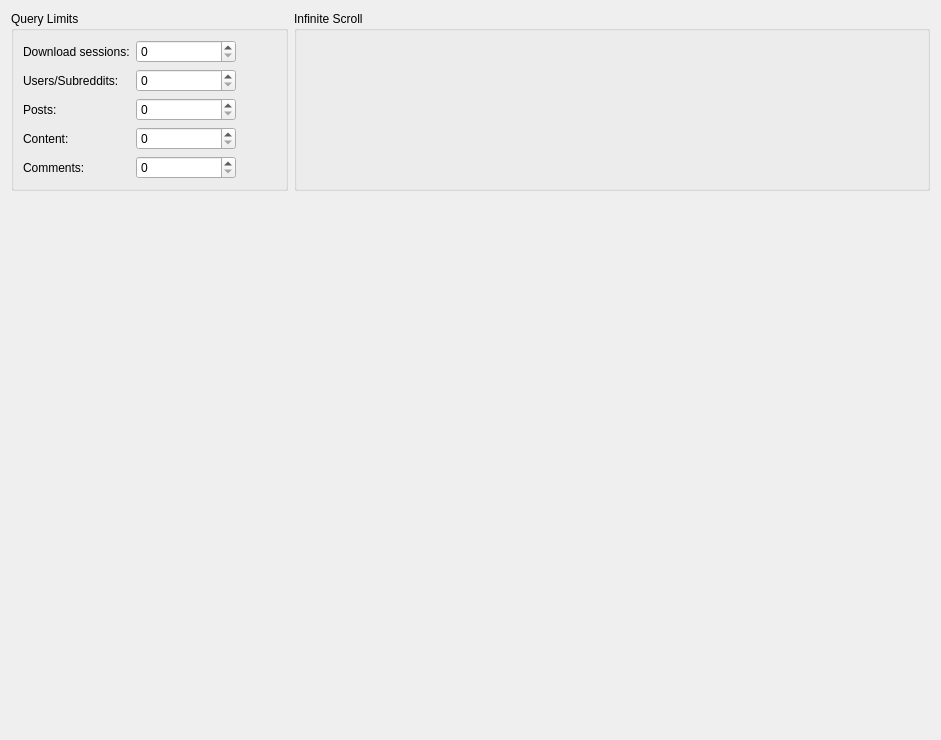
<?xml version="1.0" encoding="UTF-8"?>
<ui version="4.0">
 <class>DatabaseSettingsWidget</class>
 <widget class="QWidget" name="DatabaseSettingsWidget">
  <property name="geometry">
   <rect>
    <x>0</x>
    <y>0</y>
    <width>941</width>
    <height>740</height>
   </rect>
  </property>
  <property name="windowTitle">
   <string>Database Settings</string>
  </property>
  <layout class="QVBoxLayout" name="verticalLayout">
   <item>
    <layout class="QHBoxLayout" name="horizontalLayout_6">
     <item>
      <widget class="QGroupBox" name="query_limit_groupbox">
       <property name="sizePolicy">
        <sizepolicy hsizetype="Fixed" vsizetype="Fixed">
         <horstretch>0</horstretch>
         <verstretch>0</verstretch>
        </sizepolicy>
       </property>
       <property name="minimumSize">
        <size>
         <width>0</width>
         <height>0</height>
        </size>
       </property>
       <property name="toolTip">
        <string>&lt;html&gt;&lt;head/&gt;&lt;body&gt;&lt;p&gt;Set the number of items that will be queried from the database per page when using a database view&lt;/p&gt;&lt;/body&gt;&lt;/html&gt;</string>
       </property>
       <property name="title">
        <string>Query Limits</string>
       </property>
       <layout class="QFormLayout" name="formLayout_2">
        <item row="0" column="0">
         <widget class="QLabel" name="label">
          <property name="text">
           <string>Download sessions:</string>
          </property>
         </widget>
        </item>
        <item row="1" column="0">
         <widget class="QLabel" name="label_2">
          <property name="text">
           <string>Users/Subreddits:</string>
          </property>
         </widget>
        </item>
        <item row="2" column="0">
         <widget class="QLabel" name="label_3">
          <property name="text">
           <string>Posts:</string>
          </property>
         </widget>
        </item>
        <item row="3" column="0">
         <widget class="QLabel" name="label_4">
          <property name="text">
           <string>Content:</string>
          </property>
         </widget>
        </item>
        <item row="4" column="0">
         <widget class="QLabel" name="label_5">
          <property name="text">
           <string>Comments:</string>
          </property>
         </widget>
        </item>
        <item row="0" column="1">
         <layout class="QHBoxLayout" name="horizontalLayout_5">
          <item>
           <widget class="QSpinBox" name="download_session_query_limit_spinbox">
            <property name="minimumSize">
             <size>
              <width>100</width>
              <height>0</height>
             </size>
            </property>
           </widget>
          </item>
          <item>
           <spacer name="horizontalSpacer_5">
            <property name="orientation">
             <enum>Qt::Horizontal</enum>
            </property>
            <property name="sizeHint" stdset="0">
             <size>
              <width>40</width>
              <height>20</height>
             </size>
            </property>
           </spacer>
          </item>
         </layout>
        </item>
        <item row="1" column="1">
         <layout class="QHBoxLayout" name="horizontalLayout_4">
          <item>
           <widget class="QSpinBox" name="reddit_object_query_limit_spinbox">
            <property name="minimumSize">
             <size>
              <width>100</width>
              <height>0</height>
             </size>
            </property>
           </widget>
          </item>
          <item>
           <spacer name="horizontalSpacer_4">
            <property name="orientation">
             <enum>Qt::Horizontal</enum>
            </property>
            <property name="sizeHint" stdset="0">
             <size>
              <width>40</width>
              <height>20</height>
             </size>
            </property>
           </spacer>
          </item>
         </layout>
        </item>
        <item row="2" column="1">
         <layout class="QHBoxLayout" name="horizontalLayout_3">
          <item>
           <widget class="QSpinBox" name="post_query_limit_spinbox">
            <property name="minimumSize">
             <size>
              <width>100</width>
              <height>0</height>
             </size>
            </property>
           </widget>
          </item>
          <item>
           <spacer name="horizontalSpacer_3">
            <property name="orientation">
             <enum>Qt::Horizontal</enum>
            </property>
            <property name="sizeHint" stdset="0">
             <size>
              <width>40</width>
              <height>20</height>
             </size>
            </property>
           </spacer>
          </item>
         </layout>
        </item>
        <item row="3" column="1">
         <layout class="QHBoxLayout" name="horizontalLayout">
          <item>
           <widget class="QSpinBox" name="content_query_limit_spinbox">
            <property name="minimumSize">
             <size>
              <width>100</width>
              <height>0</height>
             </size>
            </property>
           </widget>
          </item>
          <item>
           <spacer name="horizontalSpacer">
            <property name="orientation">
             <enum>Qt::Horizontal</enum>
            </property>
            <property name="sizeHint" stdset="0">
             <size>
              <width>40</width>
              <height>20</height>
             </size>
            </property>
           </spacer>
          </item>
         </layout>
        </item>
        <item row="4" column="1">
         <layout class="QHBoxLayout" name="horizontalLayout_2">
          <item>
           <widget class="QSpinBox" name="comment_query_limit_spinbox">
            <property name="minimumSize">
             <size>
              <width>100</width>
              <height>0</height>
             </size>
            </property>
           </widget>
          </item>
          <item>
           <spacer name="horizontalSpacer_2">
            <property name="orientation">
             <enum>Qt::Horizontal</enum>
            </property>
            <property name="sizeHint" stdset="0">
             <size>
              <width>40</width>
              <height>20</height>
             </size>
            </property>
           </spacer>
          </item>
         </layout>
        </item>
       </layout>
      </widget>
     </item>
     <item>
      <widget class="QGroupBox" name="infinite_scroll_groupbox">
       <property name="toolTip">
        <string>&lt;html&gt;&lt;head/&gt;&lt;body&gt;&lt;p&gt;If infinite scroll is enabled, the next page of queries will be loaded when the scroll bar reaches a load point near the bottom.  If this is not enabled, the next page must be loaded by clicking a button&lt;/p&gt;&lt;/body&gt;&lt;/html&gt;</string>
       </property>
       <property name="title">
        <string>Infinite Scroll</string>
       </property>
       <layout class="QVBoxLayout" name="verticalLayout_3"/>
      </widget>
     </item>
    </layout>
   </item>
   <item>
    <spacer name="verticalSpacer">
     <property name="orientation">
      <enum>Qt::Vertical</enum>
     </property>
     <property name="sizeHint" stdset="0">
      <size>
       <width>20</width>
       <height>40</height>
      </size>
     </property>
    </spacer>
   </item>
  </layout>
 </widget>
 <resources/>
 <connections/>
</ui>
